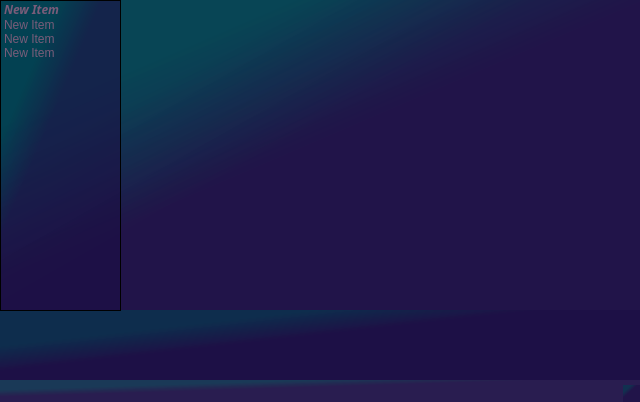
<?xml version="1.0" encoding="UTF-8"?>
<ui version="4.0">
 <class>MainWindow</class>
 <widget class="QMainWindow" name="MainWindow">
  <property name="geometry">
   <rect>
    <x>0</x>
    <y>0</y>
    <width>640</width>
    <height>402</height>
   </rect>
  </property>
  <property name="windowTitle">
   <string>MainWindow</string>
  </property>
  <property name="styleSheet">
   <string notr="true">background-color: qlineargradient(spread:pad, x1:0.182, y1:0.102409, x2:1, y2:1, stop:0.113636 rgba(0, 62, 79, 147), stop:0.306818 rgba(28, 14, 68, 156));</string>
  </property>
  <widget class="QWidget" name="centralwidget">
   <widget class="QLabel" name="label">
    <property name="geometry">
     <rect>
      <x>-130</x>
      <y>-40</y>
      <width>1031</width>
      <height>491</height>
     </rect>
    </property>
    <property name="text">
     <string/>
    </property>
    <property name="pixmap">
     <pixmap>2HYI.gif</pixmap>
    </property>
   </widget>
   <widget class="QWidget" name="widget" native="true">
    <property name="geometry">
     <rect>
      <x>0</x>
      <y>310</y>
      <width>641</width>
      <height>80</height>
     </rect>
    </property>
   </widget>
   <widget class="QListWidget" name="listWidget">
    <property name="geometry">
     <rect>
      <x>0</x>
      <y>0</y>
      <width>121</width>
      <height>311</height>
     </rect>
    </property>
    <property name="styleSheet">
     <string notr="true">font: 75 italic 8pt &quot;MS Sans Serif&quot;;
color: rgb(121, 92, 121);</string>
    </property>
    <item>
     <property name="text">
      <string>New Item</string>
     </property>
     <property name="font">
      <font>
       <family>Roman</family>
       <weight>75</weight>
       <italic>true</italic>
       <bold>true</bold>
      </font>
     </property>
    </item>
    <item>
     <property name="text">
      <string>New Item</string>
     </property>
    </item>
    <item>
     <property name="text">
      <string>New Item</string>
     </property>
    </item>
    <item>
     <property name="text">
      <string>New Item</string>
     </property>
    </item>
   </widget>
  </widget>
  <widget class="QStatusBar" name="statusbar"/>
  <action name="actionOpen">
   <property name="text">
    <string>Open</string>
   </property>
  </action>
  <action name="actionPaint">
   <property name="text">
    <string>Paint</string>
   </property>
  </action>
  <action name="actionCalc">
   <property name="text">
    <string>Calc</string>
   </property>
  </action>
  <action name="actionTextED">
   <property name="text">
    <string>TextED</string>
   </property>
  </action>
 </widget>
 <resources/>
 <connections/>
</ui>
